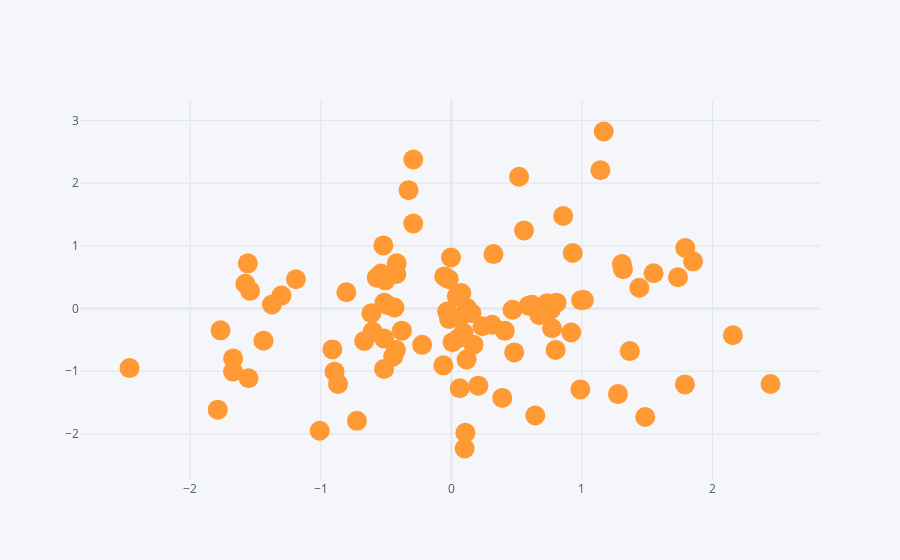

The code cell stored with this chart in its notebook:
### Markdown cell above
- Creat a scatter plot using **iplot**

### Code cell
df.iplot(kind='scatter',x='A',y='B',mode='markers',size=20)
